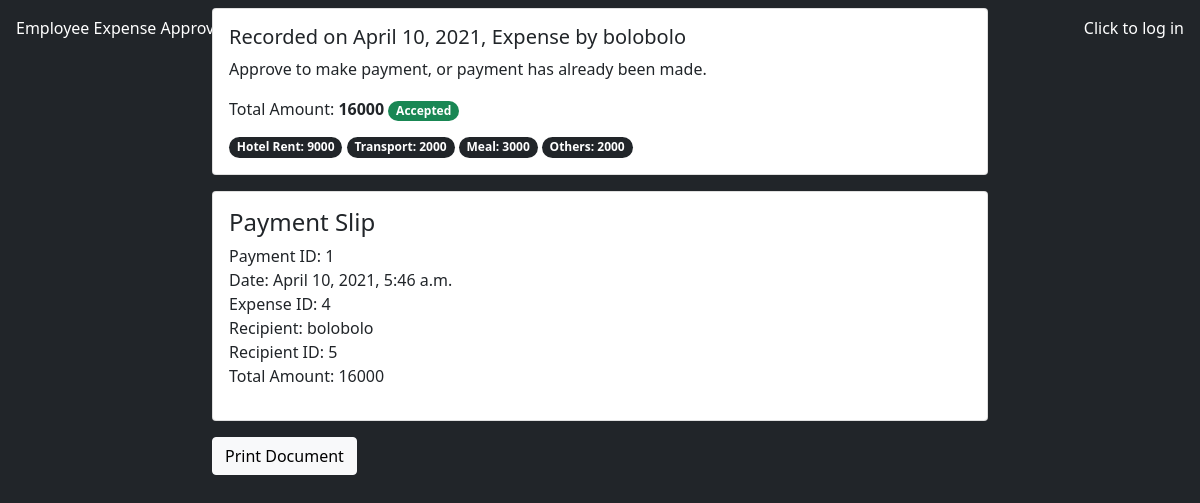
The page /payment/4 on the database its author committed.
### budget/models.py (models this page shows, shortened)
class Expenses(models.Model):
    employee = models.ForeignKey(User,models.CASCADE)
    date = models.DateTimeField(auto_now=True)
    travel_date = models.DateField(default=now)
    airfare = models.IntegerField(null=True, blank=True)
    hotel_rent = models.IntegerField(null=True, blank=True)
    transport = models.IntegerField(null=True, blank=True)
    meal = models.IntegerField(null=True, blank=True)
    others = models.IntegerField(default=0)
    remarks = models.TextField(null=True, blank=True)
    form_status_head = models.BooleanField(default=None, null=True, blank=True)
    form_status_payment = models.BooleanField(default=None, null=True, blank=True)
    total_amount = models.IntegerField(null=True, blank=True)
    department = models.ForeignKey(Department, on_delete=models.SET_NULL, blank=True, null=True)
    def form_status(self):
        if self.form_status_head is True and self.form_status_payment is True:
            return True
        elif self.form_status_head is False or self.form_status_payment is False:
            return False
        elif self.form_status_head is None or self.form_status_payment is None:
            return None
        else:
            return False

class Payment(models.Model):
    date = models.DateTimeField(auto_now_add=True)
    expense = models.ForeignKey(Expenses, on_delete=models.CASCADE)

### budget/views.py (the view)
# urls.py: path('payment/<id>', singlePayment, name='single-payments'),
def singlePayment(request, id):
    expense = Expenses.objects.get(id=id)
    try:
        payment_status = Payment.objects.get(expense=expense)
    except:
        payment_status = False
    print(payment_status)
    if request.method == 'POST':
        payment = Payment.objects.create(expense=expense)
        payment.save()
        return redirect('single-payments', expense.id)
    context = {
        'expense': expense,
        'payment_status': payment_status,
    }
    return render(request, 'payment/single.html', context)

### templates/payment/single.html
{% extends 'base.html' %}
{% block content %}
<div class="card mt-2 p-3 mb-3">
    <h5>
        Recorded on {{expense.date|date}}, Expense by {{expense.employee.username}}
    </h5>
    {% if payment_status == False and expense.form_status %}
    <form method="post">
        {% csrf_token %}
        <input type="hidden" name="payment" value="{{expense.id}}">
        <button class="btn btn-dark mt-3 mb-3" type="submit">Make Payment</button>
    </form>
    {% else %}
    <p>Approve to make payment, or payment has already been made.</p>
    {% endif %}
    <p style="margin: 0;">
        Total Amount:
        <b>{{expense.total_amount }}</b>
        {% if expense.form_status == None %}
        <span class="badge bg-warning" style="border-radius: 20px;">Pending</span>
        {% elif expense.form_status %}
        <span class="badge bg-success" style="border-radius: 20px;">Accepted</span>
        {% elif not expense.form_status %}
        <span class="badge bg-danger" style="border-radius: 20px;">Rejected</span>
        {% endif %}
        <br>
        <span class="badge bg-dark mt-3" style="border-radius: 20px;">Hotel Rent: {{expense.hotel_rent }}</span>
        <span class="badge bg-dark" style="border-radius: 20px;">Transport: {{expense.transport }}</span>
        <span class="badge bg-dark" style="border-radius: 20px;">Meal: {{expense.meal }}</span>
        <span class="badge bg-dark" style="border-radius: 20px;">Others: {{expense.others }}</span>
    </p>
</div>
{% if payment_status != False %}
    <div class="card mt-3 p-3">
        <h4>Payment Slip</h4>
        <p>
            Payment ID: {{payment_status.id}}<br>
            Date: {{payment_status.date}}<br>
            Expense ID: {{expense.id}}<br>
            Recipient: {{expense.employee.username}}<br>
            Recipient ID: {{expense.employee.id}}<br>
            Total Amount: {{expense.total_amount}}<br>
        </p>
    </div>
    {% endif %}
<button class="btn btn-light mt-3" onclick="print()">Print Document</button>
{% endblock %}

### rows shown on the page
Expenses: date "April 10, 2021", employee.username "bolobolo", total_amount "16000", hotel_rent "9000", transport "2000", meal "3000", others "2000", id "4", employee.id "5"
Payment: id "1", date "April 10, 2021, 5:46 a.m."
